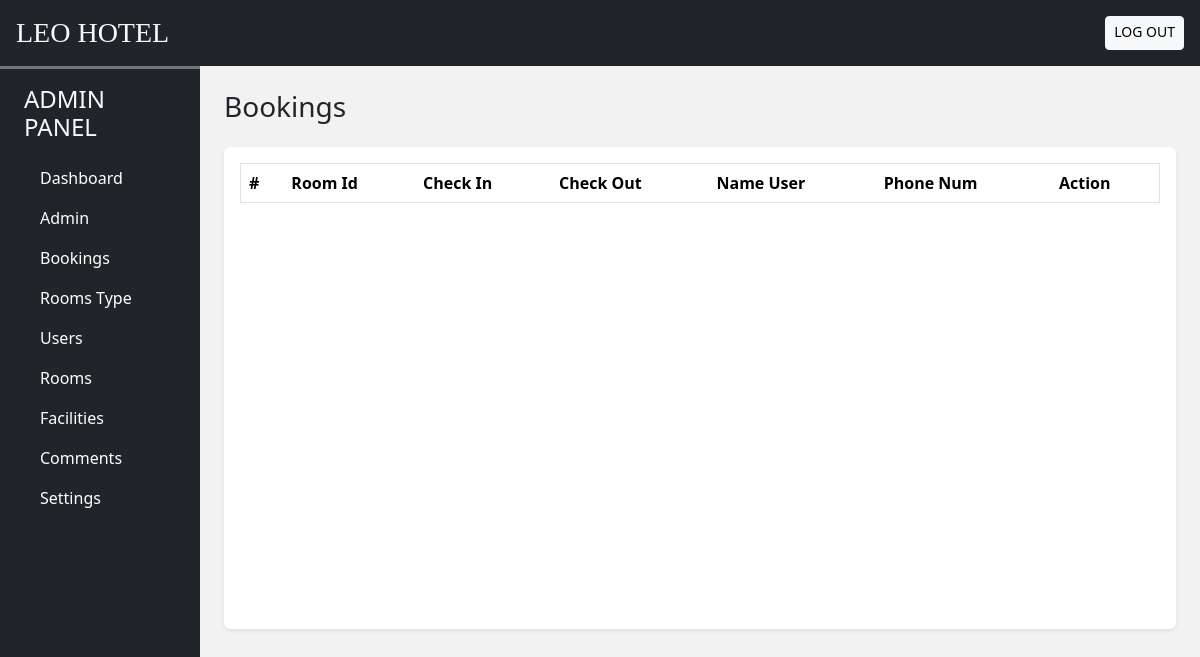
Before: /admin/index.php?act=bookings (signed in) with the older database file.
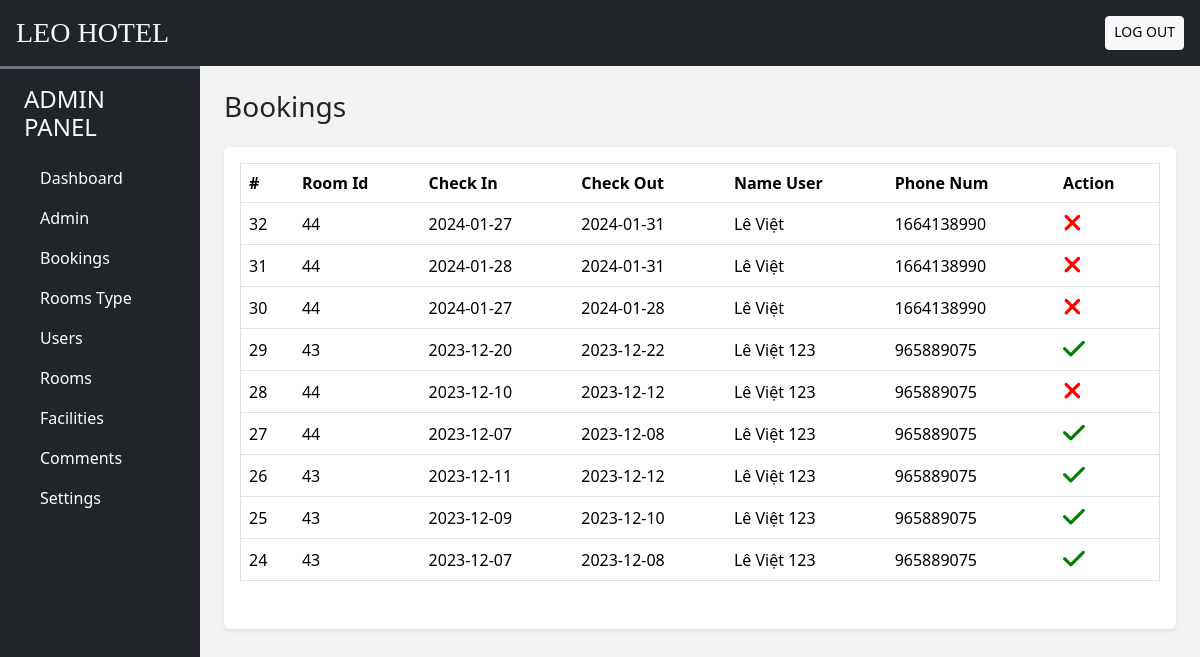
After: the same page with the newer database file.
### tables this page shows
CREATE TABLE `bookings` (
  `id` int(11) NOT NULL,
  `room_id` int(10) NOT NULL,
  `checkin` date NOT NULL,
  `checkout` date NOT NULL,
  `id_user` int(10) NOT NULL,
  `amount` double(10,2) NOT NULL,
  `booking_status` varchar(100) NOT NULL DEFAULT 'wait',
  `datetime` datetime NOT NULL
);

CREATE TABLE `user_cred` (
  `id` int(10) NOT NULL,
  `name` varchar(200) NOT NULL,
  `email` varchar(100) NOT NULL,
  `address` varchar(250) NOT NULL,
  `phonenum` int(20) NOT NULL,
  `dob` date NOT NULL,
  `pincode` int(11) NOT NULL,
  `profile` varchar(255) NOT NULL,
  `password` varchar(100) NOT NULL,
  `is_verified` int(11) NOT NULL DEFAULT 0,
  `status` int(10) NOT NULL DEFAULT 1,
  `datentime` datetime NOT NULL DEFAULT current_timestamp(),
  `token` varchar(200) DEFAULT NULL,
  `t_expire` date DEFAULT NULL
);

### model/pdo.php (called while the page is built, shortened)
<?php
function pdo_get_connection(){
    $servername = "localhost";
    $username = "root";
    $password = "";
    try {
        $conn = new PDO("mysql:host=$servername;dbname=duan1", $username, $password);
        $conn->setAttribute(PDO::ATTR_ERRMODE, PDO::ERRMODE_EXCEPTION);
        return $conn;
    } catch(PDOException $e) {
        echo "Connection failed: " . $e->getMessage();
    }
}
function pdo_query($sql){
    $sql_args=array_slice(func_get_args(),1);
    try{
        $conn=pdo_get_connection();
        $stmt=$conn->prepare($sql);
        $stmt->execute($sql_args);
        $rows=$stmt->fetchAll();
        return $rows;
    }
    catch(PDOException $e){
        throw $e;
    }
    finally{
        unset($conn);
    }
}
?>

### model/bookings.php (called while the page is built, shortened)
<?php
    function load_all_bookings(){
        $sql = "SELECT * FROM `bookings` INNER JOIN user_cred ON bookings.id_user = user_cred.id order by bookings.id desc";
        $result = pdo_query($sql);
        return $result;
    }
?>

### admin/bookings/list.php (the view, shortened to what this page needs)
<!DOCTYPE html>
<html lang="en">
<head>
    <link rel="stylesheet" href="inc/links.php">
</head>
<body>
    <div class="container-fluid">
        <div class="row">
            <div class="col-lg-10 ms-auto p-4 overflow-hidden">
                <h3 class="mb-4">Bookings</h3>
                <div class="card border-0 shadow-sm mb-4">
                    <div class="card-body">
                        <div class="table-responsive-lg" style="height: 450px; overflow-y: scroll;">
                        <form action="" method="POST">
                            <table class="table table-hover border">
                                <thead>
                                    <tr class="bg-dark text-light">
                                        <th scope="col">#</th>
                                        <th scope="col">Room id</th>
                                        <th scope="col">Check In</th>
                                        <th scope="col">Check Out</th>
                                        <th scope="col">Name User</th>
                                        <th scope="col">Phone Num</th>
                                        <th scope="col">Action</th>
                                    </tr>
                                </thead>
                                <?php
                                    $a = "";
                                    foreach($bookings as $bk){
                                        extract($bk);
                                        if($booking_status == 'booked'){
                                            $a = '<a href="index.php?act=again_booking&id='.$bk[0].'"><i class="fa-solid fa-check" style="color:green; font-size:25px"></i></a>';
                                        }else if($booking_status == 'cancel'){
                                            $a = '<a href="index.php?act=again_booking&id='.$bk[0].'"><i class="fa-solid fa-xmark" style="color:red; font-size:25px"></i></a>';
                                        }
                                        echo '
                                        <tbody>
                                            <tr class="align-middle">
                                                <td>'.$bk[0].'</td>
                                                <td>'.$room_id.'</td>
                                                <td>'.$checkin.'</td>
                                                <td>'.$checkout.'</td>
                                                <td>'.$name.'</td>
                                                <td>'.$phonenum.'</td>
                                                <td>
                                                    '.$a.'
                                                </td>
                                            </tr>
                                        </tbody>
                                        ';
                                    }
                                ?>
                            </table>
                            </div>
                    </div>
                </div>
            </div>
        </div>
    </div>
</body>
</html>

Changed rows visible on the page:
added bookings: id "32", room "44", checkin "2024-01-27", checkout "2024-01-31", user_cred.name "Lê Việt", user_cred.phonenum "1664138990"
added bookings: id "31", room "44", checkin "2024-01-28", checkout "2024-01-31", user_cred.name "Lê Việt", user_cred.phonenum "1664138990"
added bookings: id "30", room "44", checkin "2024-01-27", checkout "2024-01-28", user_cred.name "Lê Việt", user_cred.phonenum "1664138990"
added bookings: id "29", room "43", checkin "2023-12-20", checkout "2023-12-22", user_cred.name "Lê Việt 123", user_cred.phonenum "965889075"
added bookings: id "28", room "44", checkin "2023-12-10", checkout "2023-12-12", user_cred.name "Lê Việt 123", user_cred.phonenum "965889075"
added bookings: id "27", room "44", checkin "2023-12-07", checkout "2023-12-08", user_cred.name "Lê Việt 123", user_cred.phonenum "965889075"
added bookings: id "26", room "43", checkin "2023-12-11", checkout "2023-12-12", user_cred.name "Lê Việt 123", user_cred.phonenum "965889075"
added bookings: id "25", room "43", checkin "2023-12-09", checkout "2023-12-10", user_cred.name "Lê Việt 123", user_cred.phonenum "965889075"
added bookings: id "24", room "43", checkin "2023-12-07", checkout "2023-12-08", user_cred.name "Lê Việt 123", user_cred.phonenum "965889075"
